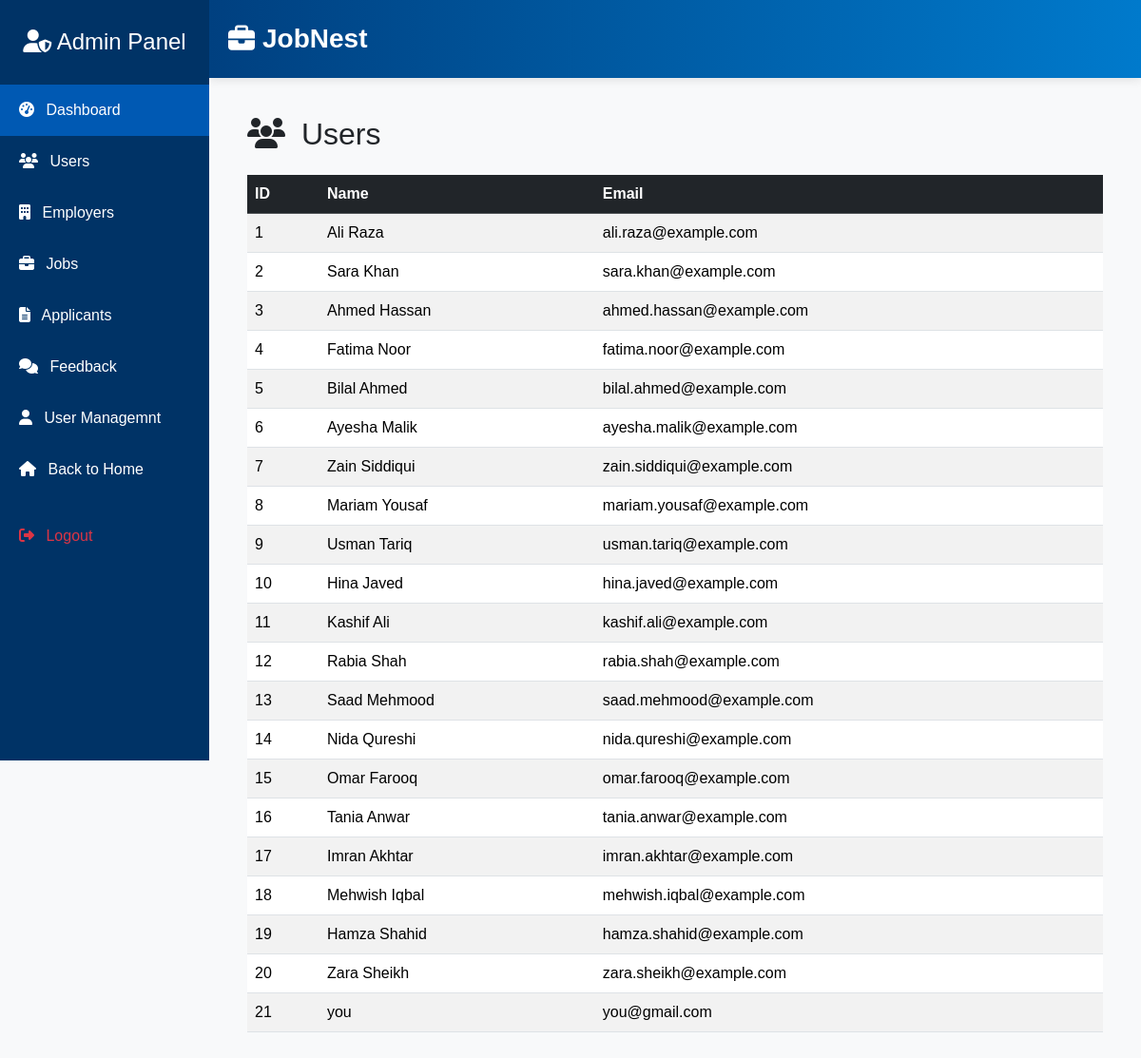
The page /users.php on the database its author committed.
### tables this page shows
CREATE TABLE `users` (
  `id` int(11) NOT NULL,
  `Name` varchar(255) NOT NULL,
  `Email` varchar(255) NOT NULL,
  `Password` varchar(255) NOT NULL
);

### users.php (the view, shortened to what this page needs)
<?php
require_once 'adminheader.php';
$stmtUsers = $conn->query("SELECT * FROM users");
$users = $stmtUsers->fetchAll();
?>
<div class="main-content" style="margin-left:10; padding: 10px;">
  <h2 class="mb-4"><i class="fas fa-users me-2"></i> Users</h2>
  <div class="table-responsive">
    <table class="table table-striped table-hover align-middle">
      <thead class="table-dark">
        <tr>
          <th>ID</th>
          <th>Name</th>
          <th>Email</th>
        </tr>
      </thead>
      <tbody>
        <?php foreach ($users as $user): ?>
        <tr>
          <td><?php echo $user['id'];?></td>
          <td><?php echo $user['Name'];?></td>
          <td><?php echo $user['Email'];?></td>
        </tr>
        <?php endforeach; ?>
      </tbody>
    </table>
  </div>
</div>

### adminheader.php (style rules this page uses)
body { font-family: 'Poppins', sans-serif; background-color: #f8f9fa; }

### rows shown on the page
users: id "1", Name "Ali Raza", Email "ali.raza@example.com"
users: id "2", Name "Sara Khan", Email "sara.khan@example.com"
users: id "3", Name "Ahmed Hassan", Email "ahmed.hassan@example.com"
users: id "4", Name "Fatima Noor", Email "fatima.noor@example.com"
users: id "5", Name "Bilal Ahmed", Email "bilal.ahmed@example.com"
users: id "6", Name "Ayesha Malik", Email "ayesha.malik@example.com"
users: id "7", Name "Zain Siddiqui", Email "zain.siddiqui@example.com"
users: id "8", Name "Mariam Yousaf", Email "mariam.yousaf@example.com"
users: id "9", Name "Usman Tariq", Email "usman.tariq@example.com"
users: id "10", Name "Hina Javed", Email "hina.javed@example.com"
users: id "11", Name "Kashif Ali", Email "kashif.ali@example.com"
users: id "12", Name "Rabia Shah", Email "rabia.shah@example.com"
users: id "13", Name "Saad Mehmood", Email "saad.mehmood@example.com"
users: id "14", Name "Nida Qureshi", Email "nida.qureshi@example.com"
users: id "15", Name "Omar Farooq", Email "omar.farooq@example.com"
users: id "16", Name "Tania Anwar", Email "tania.anwar@example.com"
users: id "17", Name "Imran Akhtar", Email "imran.akhtar@example.com"
users: id "18", Name "Mehwish Iqbal", Email "mehwish.iqbal@example.com"
users: id "19", Name "Hamza Shahid", Email "hamza.shahid@example.com"
users: id "20", Name "Zara Sheikh", Email "zara.sheikh@example.com"
users: id "21", Name "you", Email "you@gmail.com"
